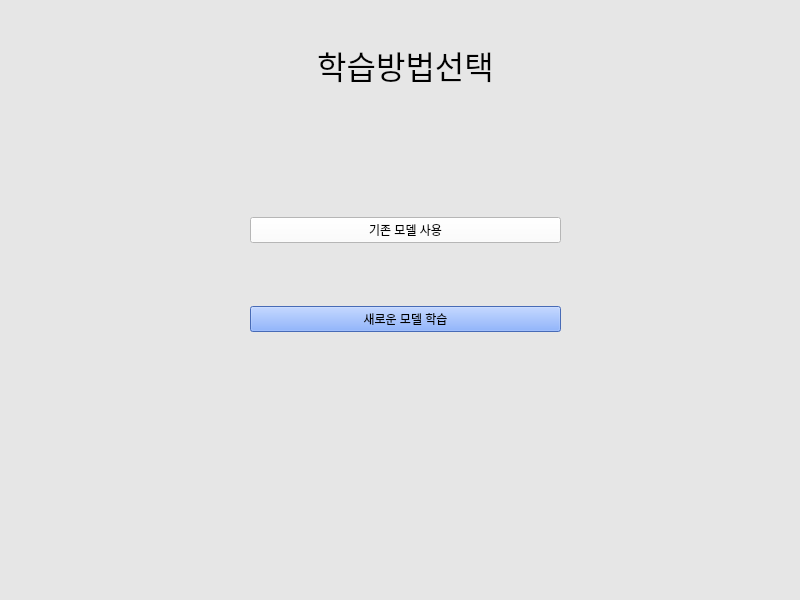
<?xml version="1.0" encoding="UTF-8"?>
<ui version="4.0">
 <class>MainWindow</class>
 <widget class="QMainWindow" name="MainWindow">
  <property name="geometry">
   <rect>
    <x>0</x>
    <y>0</y>
    <width>800</width>
    <height>600</height>
   </rect>
  </property>
  <property name="windowTitle">
   <string>MainWindow</string>
  </property>
  <property name="styleSheet">
   <string notr="true">background: rgb(230, 230, 230)</string>
  </property>
  <widget class="QWidget" name="centralwidget">
   <widget class="QLabel" name="label">
    <property name="geometry">
     <rect>
      <x>250</x>
      <y>30</y>
      <width>311</width>
      <height>71</height>
     </rect>
    </property>
    <property name="styleSheet">
     <string notr="true">font: 57 24pt &quot;삼성긴고딕OTF Medium&quot;;</string>
    </property>
    <property name="text">
     <string>&lt;html&gt;&lt;head/&gt;&lt;body&gt;&lt;p align=&quot;center&quot;&gt;&lt;span style=&quot; font-size:24pt;&quot;&gt;학습방법선택&lt;/span&gt;&lt;/p&gt;&lt;/body&gt;&lt;/html&gt;</string>
    </property>
   </widget>
   <widget class="QWidget" name="verticalLayoutWidget">
    <property name="geometry">
     <rect>
      <x>250</x>
      <y>160</y>
      <width>311</width>
      <height>231</height>
     </rect>
    </property>
    <layout class="QVBoxLayout" name="verticalLayout">
     <item>
      <widget class="QPushButton" name="gotoModelBtn">
       <property name="styleSheet">
        <string notr="true">font: 16pt &quot;삼성긴고딕OTF Medium&quot;;
background-color: rgb(255, 255, 255)</string>
       </property>
       <property name="text">
        <string>기존 모델 사용</string>
       </property>
      </widget>
     </item>
     <item>
      <widget class="QPushButton" name="goToCreateSR">
       <property name="styleSheet">
        <string notr="true">background: rgb(101, 150, 255);
font: 16pt &quot;삼성긴고딕 Medium&quot;;</string>
       </property>
       <property name="text">
        <string>새로운 모델 학습</string>
       </property>
      </widget>
     </item>
    </layout>
   </widget>
  </widget>
  <widget class="QMenuBar" name="menubar">
   <property name="geometry">
    <rect>
     <x>0</x>
     <y>0</y>
     <width>800</width>
     <height>26</height>
    </rect>
   </property>
  </widget>
 </widget>
 <resources/>
 <connections/>
</ui>
